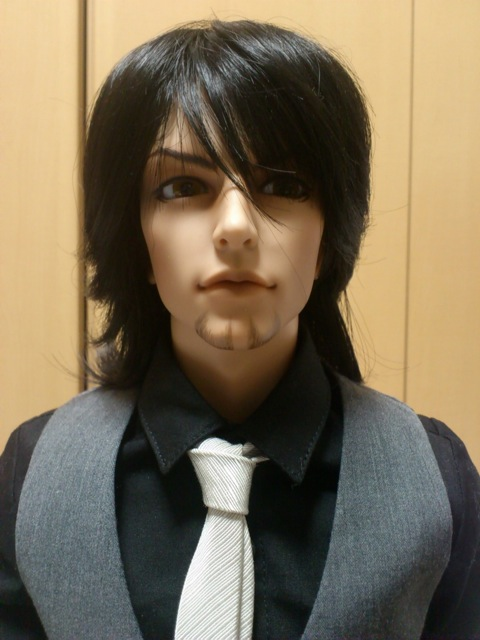
#> input picture cnn_flower/doll.jpg, 480 x 640 px, given as the content of the folder image_data, which was not available
$ python data_create.py doll.jpg
#> lines starting #> are read from the running program, lines starting #| are printed output that depends on the picture; pictures that were not available may be replaced by others from this repository, and a replacement may not be noted
from PIL import Image
import sys
import os, glob
import numpy as np
import random, math

image_size = 50
# トレーニングデータを生成
class DataCreate :
  def __init__(self, script_name):
    Image.LOAD_TRUNCATED_IMAGES = True

  def create(self) :
    input_dir = "image_data"
    categorys = []

    dir_list = os.listdir(input_dir)
    for index, dir_name in enumerate(dir_list):
      categorys.append(dir_name)
    train_data = [] # 画像データ, ラベルデータ
    for idx, category in enumerate(categorys):
        try:
            print("---", category)
            image_dir = input_dir + "/" + category
            files = glob.glob(image_dir + "/*.jpg")
            for i, f in enumerate(files):
                img = Image.open(f)
#> img is the input picture: PIL image 480x640 RGB; mean R, G, B 122.2, 109.3, 86.7
                img = img.convert("RGB")
                img = img.resize((image_size, image_size))
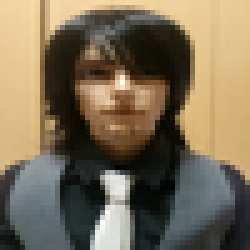
#> img: PIL image 50x50 RGB (shown 5 times larger); mean R, G, B 122.2, 109.3, 86.7
                data = np.asarray(img)
                train_data.append([data, idx])

                for angle in range(-20, 21, 5):
                    if angle != 0:
                        img_angle = img.rotate(angle)
                        train_data.append([image_to_data(img_angle), idx])
                    img_reverse = img_angle.transpose(Image.FLIP_LEFT_RIGHT)
                    train_data.append([image_to_data(img_reverse), idx])
#> this loop made 9 passes
#> pass 1, in create, `img_angle = img.rotate(angle)`:
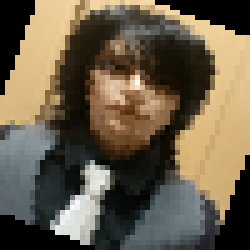
#> img_angle: PIL image 50x50 RGB (shown 5 times larger); mean R, G, B 105, 93.6, 74.1
#> pass 1, in create, `img_reverse = img_angle.transpose(Image.FLIP_LEFT_RIGHT)`:
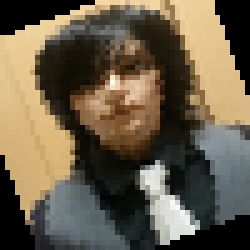
#> img_reverse: PIL image 50x50 RGB (shown 5 times larger); mean R, G, B 105, 93.6, 74.1
#> after the loop:
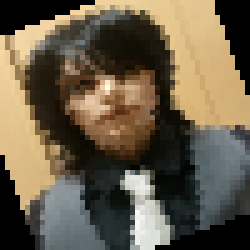
#> img_angle: PIL image 50x50 RGB (shown 5 times larger); mean R, G, B 104.3, 93, 73.6
#> after the loop:
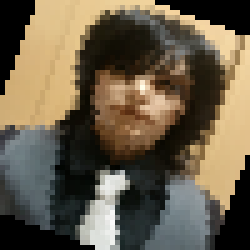
#> img_reverse: PIL image 50x50 RGB (shown 5 times larger); mean R, G, B 104.3, 93, 73.6
#> after the loop, train_data = 18 items

                if i == 300 :
                    print("Next")
                    break;

        except:
            print("SKIP : " + category)
    print(len(train_data))
#| 18
    # データをshuffle
    random.shuffle(train_data)
    X, Y = [],[]
    for data in train_data:
      X.append(data[0])
      Y.append(data[1])
#> this loop made 18 passes
#> after the loop, X = 18 items; Y = [0, 0, 0, 0, 0, 0, 0, 0, 0, 0, 0, 0, 0, 0, 0, 0, 0, 0]
    test_idx = math.floor(len(X) * 0.8)
#> test_idx = 14
    xy = (np.array(X[0:test_idx]), np.array(X[test_idx:]),
          np.array(Y[0:test_idx]), np.array(Y[test_idx:]))
#> (the run stopped early here; a loop or call above may not have finished)

$ run again, on cnn_flower/furniture.jpg
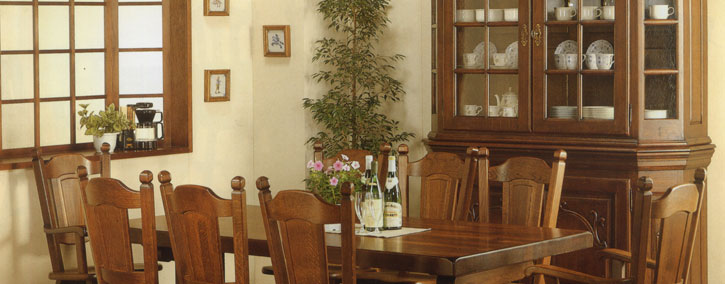
#> input picture cnn_flower/furniture.jpg, 725 x 284 px, given as the content of the folder image_data, which was not available
#> in create, img is the input picture: PIL image 725x284 RGB; mean R, G, B 143, 115.3, 81.5
#> img: PIL image 50x50 RGB
#> after the loop in create, `for angle in range(-20, 21, 5):`:
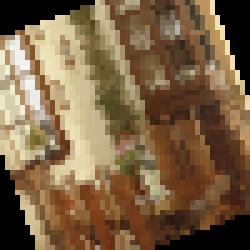
#> img_angle: PIL image 50x50 RGB (shown 5 times larger); mean R, G, B 123.2, 98.9, 69.6
#> after the loop in create, `for angle in range(-20, 21, 5):`:
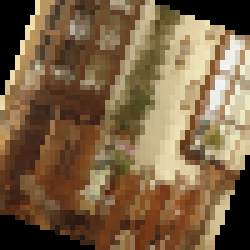
#> img_reverse: PIL image 50x50 RGB (shown 5 times larger); mean R, G, B 123.2, 98.9, 69.6
#> after the loop in create, `for angle in range(-20, 21, 5):`: train_data = 18 items
#| 18
#> the loop in create, `for data in train_data:` made 18 passes
#> after the loop in create, `for data in train_data:`: Y = [0, 0, 0, 0, 0, 0, 0, 0, 0, 0, 0, 0, 0, 0, 0, 0, 0, 0]
#> test_idx = 14

$ run again, on cnn_flower/human.jpg
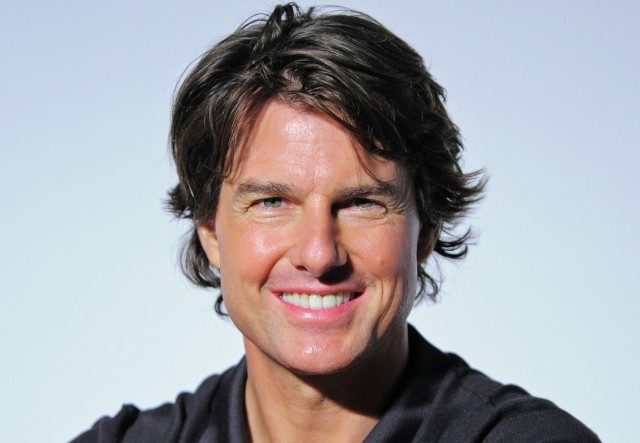
#> input picture cnn_flower/human.jpg, 640 x 443 px, given as the content of the folder image_data, which was not available
#> in create, img is the input picture: PIL image 640x443 RGB; mean R, G, B 164.8, 163.6, 168.1
#> img: PIL image 50x50 RGB
#> after the loop in create, `for angle in range(-20, 21, 5):`:
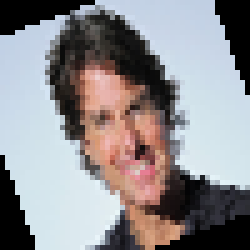
#> img_angle: PIL image 50x50 RGB (shown 5 times larger); mean R, G, B 142.6, 139.9, 142.7
#> after the loop in create, `for angle in range(-20, 21, 5):`:
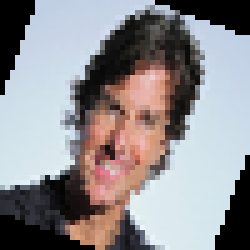
#> img_reverse: PIL image 50x50 RGB (shown 5 times larger); mean R, G, B 142.6, 139.9, 142.7
#> after the loop in create, `for angle in range(-20, 21, 5):`: train_data = 18 items
#| 18
#> the loop in create, `for data in train_data:` made 18 passes
#> after the loop in create, `for data in train_data:`: Y = [0, 0, 0, 0, 0, 0, 0, 0, 0, 0, 0, 0, 0, 0, 0, 0, 0, 0]
#> test_idx = 14
